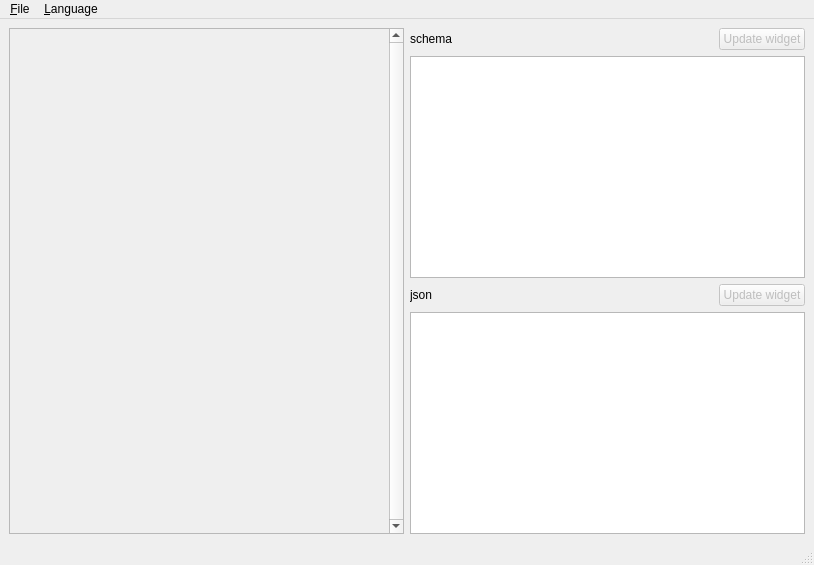
<?xml version="1.0" encoding="UTF-8"?>
<ui version="4.0">
 <class>EditorDialog</class>
 <widget class="QMainWindow" name="EditorDialog">
  <property name="geometry">
   <rect>
    <x>0</x>
    <y>0</y>
    <width>814</width>
    <height>565</height>
   </rect>
  </property>
  <property name="windowTitle">
   <string notr="true">QtJsonEditor</string>
  </property>
  <widget class="QWidget" name="centralwidget">
   <layout class="QHBoxLayout" name="horizontalLayout_3">
    <item>
     <layout class="QHBoxLayout" name="horizontalLayout">
      <item>
       <widget class="QScrollArea" name="scrollArea">
        <property name="verticalScrollBarPolicy">
         <enum>Qt::ScrollBarAlwaysOn</enum>
        </property>
        <property name="widgetResizable">
         <bool>true</bool>
        </property>
        <widget class="QJsonWidget" name="widget">
         <property name="geometry">
          <rect>
           <x>0</x>
           <y>0</y>
           <width>369</width>
           <height>488</height>
          </rect>
         </property>
        </widget>
       </widget>
      </item>
      <item>
       <layout class="QVBoxLayout" name="verticalLayout">
        <item>
         <layout class="QHBoxLayout" name="horizontalLayout_5">
          <item>
           <widget class="QLabel" name="label_schema">
            <property name="text">
             <string>schema</string>
            </property>
           </widget>
          </item>
          <item>
           <spacer name="horizontalSpacer_2">
            <property name="orientation">
             <enum>Qt::Horizontal</enum>
            </property>
            <property name="sizeHint" stdset="0">
             <size>
              <width>40</width>
              <height>20</height>
             </size>
            </property>
           </spacer>
          </item>
          <item>
           <widget class="QPushButton" name="pushButton_updateSchema">
            <property name="enabled">
             <bool>false</bool>
            </property>
            <property name="text">
             <string>Update widget</string>
            </property>
           </widget>
          </item>
         </layout>
        </item>
        <item>
         <widget class="QTextEdit" name="textEdit_schema">
          <property name="lineWrapMode">
           <enum>QTextEdit::NoWrap</enum>
          </property>
         </widget>
        </item>
        <item>
         <layout class="QHBoxLayout" name="horizontalLayout_2">
          <item>
           <widget class="QLabel" name="label_json">
            <property name="text">
             <string>json</string>
            </property>
           </widget>
          </item>
          <item>
           <spacer name="horizontalSpacer">
            <property name="orientation">
             <enum>Qt::Horizontal</enum>
            </property>
            <property name="sizeHint" stdset="0">
             <size>
              <width>40</width>
              <height>20</height>
             </size>
            </property>
           </spacer>
          </item>
          <item>
           <widget class="QPushButton" name="pushButton_updateJsonValue">
            <property name="enabled">
             <bool>false</bool>
            </property>
            <property name="text">
             <string>Update widget</string>
            </property>
           </widget>
          </item>
         </layout>
        </item>
        <item>
         <widget class="QTextEdit" name="textEdit_json">
          <property name="lineWrapMode">
           <enum>QTextEdit::NoWrap</enum>
          </property>
         </widget>
        </item>
       </layout>
      </item>
     </layout>
    </item>
   </layout>
  </widget>
  <widget class="QMenuBar" name="menubar">
   <property name="geometry">
    <rect>
     <x>0</x>
     <y>0</y>
     <width>814</width>
     <height>26</height>
    </rect>
   </property>
   <widget class="QMenu" name="menuLangue">
    <property name="title">
     <string>&amp;Language</string>
    </property>
    <addaction name="actionEnglish"/>
    <addaction name="actionFrench"/>
   </widget>
   <widget class="QMenu" name="menuFile">
    <property name="title">
     <string>&amp;File</string>
    </property>
    <addaction name="actionOpenSchema"/>
    <addaction name="actionOpenJson"/>
    <addaction name="actionSaveSchema"/>
    <addaction name="actionSaveJson"/>
   </widget>
   <addaction name="menuFile"/>
   <addaction name="menuLangue"/>
  </widget>
  <widget class="QStatusBar" name="statusbar"/>
  <action name="actionEnglish">
   <property name="checkable">
    <bool>true</bool>
   </property>
   <property name="checked">
    <bool>true</bool>
   </property>
   <property name="text">
    <string>English</string>
   </property>
  </action>
  <action name="actionFrench">
   <property name="checkable">
    <bool>true</bool>
   </property>
   <property name="text">
    <string>French</string>
   </property>
  </action>
  <action name="actionOpenSchema">
   <property name="text">
    <string>Open Schema file</string>
   </property>
  </action>
  <action name="actionOpenJson">
   <property name="text">
    <string>&amp;Open Json file</string>
   </property>
  </action>
  <action name="actionSaveJson">
   <property name="text">
    <string>&amp;Save Json file</string>
   </property>
  </action>
  <action name="actionSaveSchema">
   <property name="text">
    <string>Save Schema file</string>
   </property>
  </action>
 </widget>
 <customwidgets>
  <customwidget>
   <class>QJsonWidget</class>
   <extends>QWidget</extends>
   <header>QtJsonWidget/QJsonWidget.h</header>
   <container>1</container>
  </customwidget>
 </customwidgets>
 <resources/>
 <connections/>
</ui>
